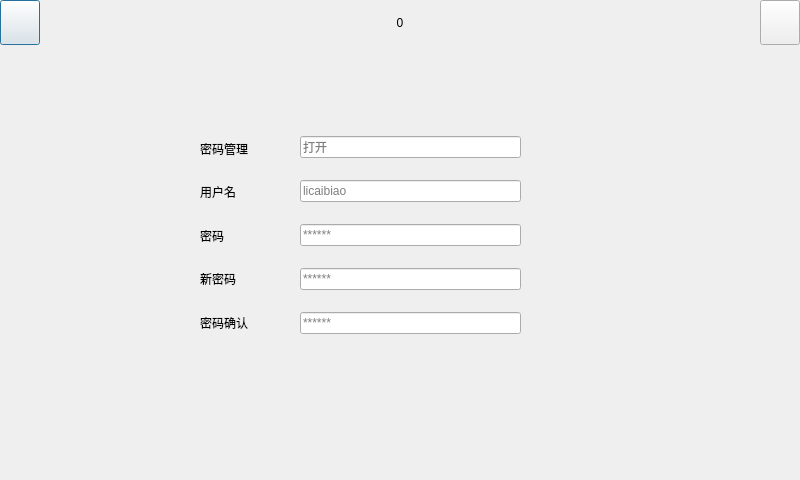
<?xml version="1.0" encoding="UTF-8"?>
<ui version="4.0">
 <class>users</class>
 <widget class="QDialog" name="users">
  <property name="geometry">
   <rect>
    <x>0</x>
    <y>0</y>
    <width>800</width>
    <height>480</height>
   </rect>
  </property>
  <property name="windowTitle">
   <string>Dialog</string>
  </property>
  <widget class="QWidget" name="widgetTop" native="true">
   <property name="geometry">
    <rect>
     <x>0</x>
     <y>0</y>
     <width>800</width>
     <height>45</height>
    </rect>
   </property>
   <property name="sizePolicy">
    <sizepolicy hsizetype="Preferred" vsizetype="Preferred">
     <horstretch>0</horstretch>
     <verstretch>0</verstretch>
    </sizepolicy>
   </property>
   <property name="maximumSize">
    <size>
     <width>16777215</width>
     <height>45</height>
    </size>
   </property>
   <layout class="QHBoxLayout" name="horizontalLayout">
    <property name="leftMargin">
     <number>0</number>
    </property>
    <property name="topMargin">
     <number>0</number>
    </property>
    <property name="rightMargin">
     <number>0</number>
    </property>
    <property name="bottomMargin">
     <number>0</number>
    </property>
    <item>
     <widget class="QPushButton" name="btnReturn">
      <property name="sizePolicy">
       <sizepolicy hsizetype="Minimum" vsizetype="Expanding">
        <horstretch>0</horstretch>
        <verstretch>0</verstretch>
       </sizepolicy>
      </property>
      <property name="text">
       <string/>
      </property>
     </widget>
    </item>
    <item>
     <widget class="QLabel" name="labTitle">
      <property name="sizePolicy">
       <sizepolicy hsizetype="Expanding" vsizetype="Preferred">
        <horstretch>0</horstretch>
        <verstretch>0</verstretch>
       </sizepolicy>
      </property>
      <property name="text">
       <string>0</string>
      </property>
      <property name="alignment">
       <set>Qt::AlignCenter</set>
      </property>
     </widget>
    </item>
    <item>
     <widget class="QPushButton" name="btnMsg">
      <property name="sizePolicy">
       <sizepolicy hsizetype="Minimum" vsizetype="Expanding">
        <horstretch>0</horstretch>
        <verstretch>0</verstretch>
       </sizepolicy>
      </property>
      <property name="text">
       <string/>
      </property>
     </widget>
    </item>
   </layout>
  </widget>
  <widget class="QWidget" name="verticalLayoutWidget_2">
   <property name="geometry">
    <rect>
     <x>300</x>
     <y>120</y>
     <width>221</width>
     <height>231</height>
    </rect>
   </property>
   <layout class="QVBoxLayout" name="value">
    <item>
     <widget class="QLineEdit" name="_1">
      <property name="placeholderText">
       <string>打开</string>
      </property>
     </widget>
    </item>
    <item>
     <widget class="QLineEdit" name="lineEdit_3">
      <property name="placeholderText">
       <string>licaibiao</string>
      </property>
     </widget>
    </item>
    <item>
     <widget class="QLineEdit" name="lineEdit_2">
      <property name="placeholderText">
       <string>******</string>
      </property>
     </widget>
    </item>
    <item>
     <widget class="QLineEdit" name="lineEdit_1">
      <property name="placeholderText">
       <string>******</string>
      </property>
     </widget>
    </item>
    <item>
     <widget class="QLineEdit" name="lineEdit_4">
      <property name="placeholderText">
       <string>******</string>
      </property>
     </widget>
    </item>
   </layout>
  </widget>
  <widget class="QWidget" name="verticalLayoutWidget">
   <property name="geometry">
    <rect>
     <x>200</x>
     <y>130</y>
     <width>91</width>
     <height>211</height>
    </rect>
   </property>
   <layout class="QVBoxLayout" name="name">
    <item>
     <widget class="QLabel" name="label_3">
      <property name="text">
       <string>密码管理</string>
      </property>
     </widget>
    </item>
    <item>
     <widget class="QLabel" name="label_2">
      <property name="text">
       <string>用户名</string>
      </property>
     </widget>
    </item>
    <item>
     <widget class="QLabel" name="label_1">
      <property name="text">
       <string>密码</string>
      </property>
     </widget>
    </item>
    <item>
     <widget class="QLabel" name="label_5">
      <property name="text">
       <string>新密码</string>
      </property>
     </widget>
    </item>
    <item>
     <widget class="QLabel" name="label_4">
      <property name="text">
       <string>密码确认</string>
      </property>
     </widget>
    </item>
   </layout>
  </widget>
 </widget>
 <resources/>
 <connections/>
</ui>
